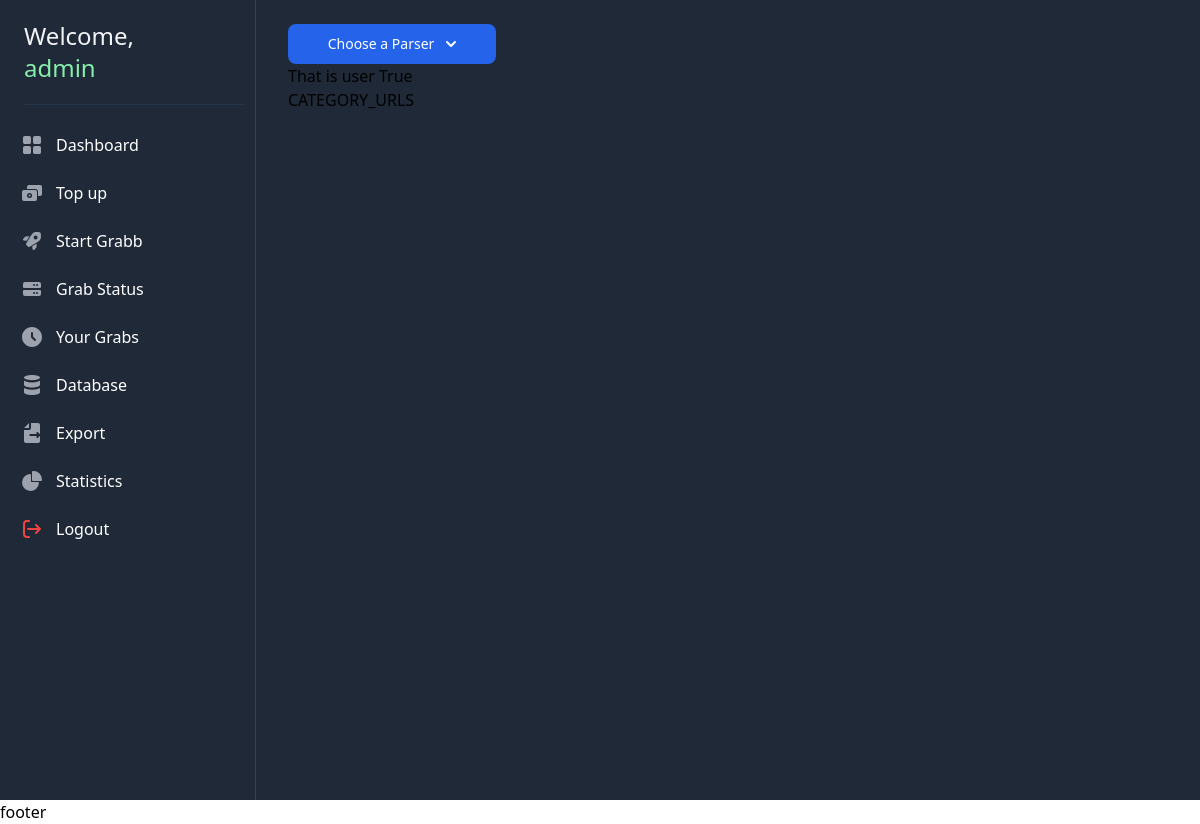
The page /start/FahrradXXL (signed in) on the database as committed earlier.
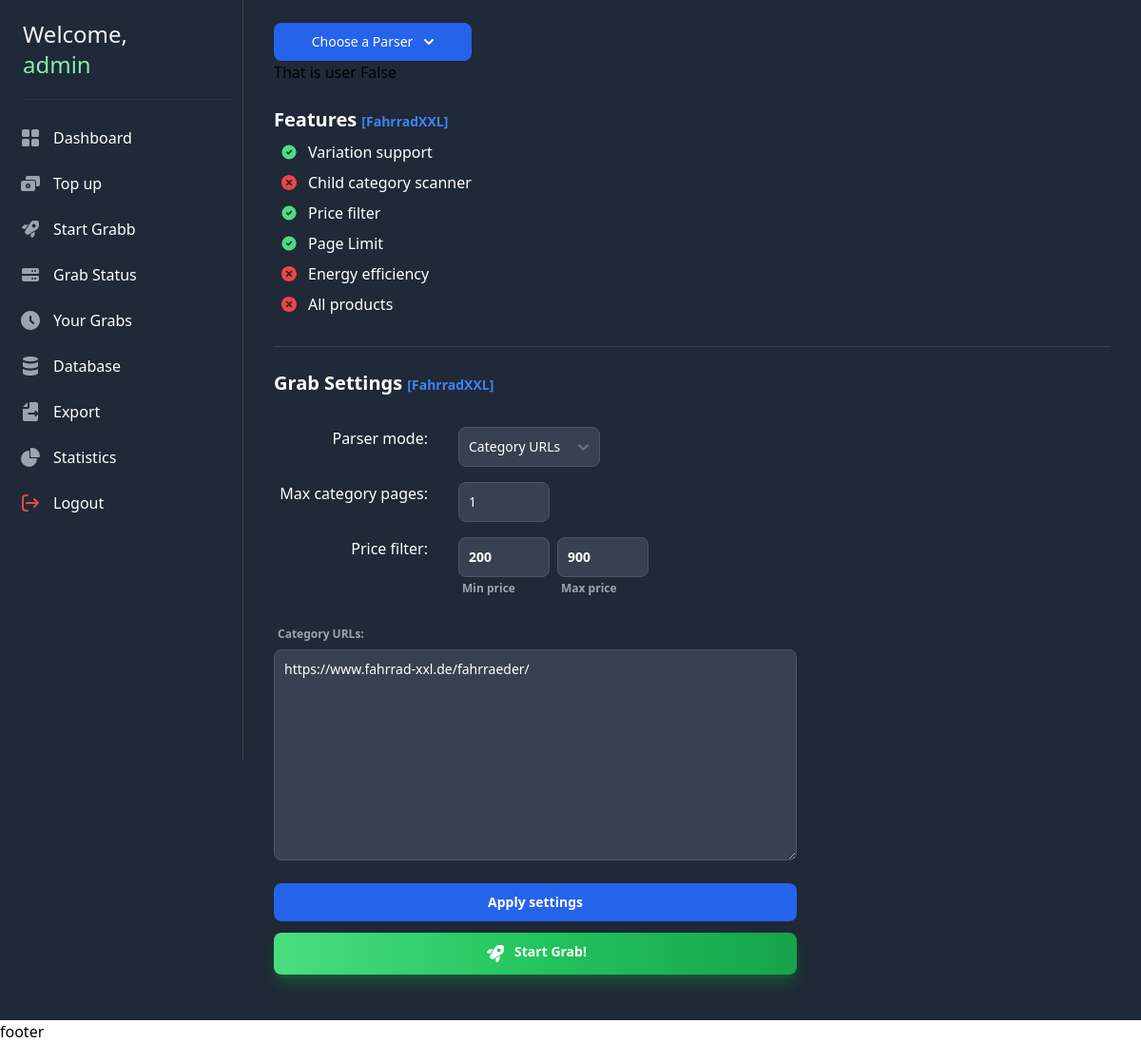
The same page on the database as committed later.
### users/models.py (models this page shows, shortened)
class CustomUser(AbstractUser):
    jabber_address = models.CharField(max_length=255, blank=True, null=True)
    groups = models.ManyToManyField(Group, related_name='customuser_set', blank=True)
    user_permissions = models.ManyToManyField(Permission, related_name='customuser_set', blank=True)
    tos_accepted = models.BooleanField(default=True)
    credits_amount = models.IntegerField(default=0)
    grab_lock = models.BooleanField(default=False)
    export_lock = models.BooleanField(default=False)

### parser/models.py (models this page shows)
class Settings(models.Model):
    destination_choices = [
        ('Shopware 6', 'Shopware 6'),
        ('WooCommerce', 'WooCommerce'),
        ('Shopify', 'Shopify'),
    ]
    user = models.ForeignKey(CustomUser, on_delete=models.CASCADE)
    parser_name = models.CharField(max_length=100)
    parser_mode = models.CharField(max_length=100, choices=Modes._member_map_.items(), default=Modes.PRODUCT_URLS)
    destination = models.CharField(blank=True, max_length=100, choices=destination_choices, default='Shopware 6')
    target_shop = models.ForeignKey('ShopwareShop', on_delete=models.SET_NULL, null=True, blank=True, related_name='settings')
    max_page_amount = models.IntegerField(verbose_name="Max category pages", default=2)
    min_price = models.IntegerField(default=200)
    max_price = models.IntegerField(default=700)
    category_urls = models.TextField(verbose_name="Category URLs", blank=True)
    product_urls = models.TextField(verbose_name="Product URLs", blank=True, default='https://www.fahrrad-xxl.de/carver-drift-e-510-m000009360')
    keywords = models.TextField(verbose_name="Keywords", max_length=1000, blank=True)

### users/views.py (the view, shortened to what this page needs)
# urls.py: path('start/', user_views.start_grab, name='start'),
def start_grab(request, parser_name=None):
    available_parsers = [
        modname
        for i, (importer, modname, ispkg)
        in enumerate(pkgutil.iter_modules(Parser.__path__))
    ]
    features_instance = None
    features_fields = None
    settings = None
    settings_models = Settings.objects.filter(user=request.user, parser_name=parser_name)
    if settings_models:
        settings = settings_models[0]
        form = SettingsForm(instance=settings)
    if request.method == "POST":
        form = SettingsForm(request.POST, instance=settings)
        print(form.errors)
        if form.is_valid():
            form.save()
    if parser_name:
        module = importlib.import_module(f'parser.Parser.{parser_name}')
        parser: Core = getattr(module, parser_name)  # actually the parser module should be annotated, but for intellisense it is the core module
        features_instance = parser.FEATURES
        features_fields = [
            (getattr(features_instance, field.name), field.metadata)
            for field in fields(features_instance)
        ]
    context = {
        'parsers': available_parsers,
        'parser_name': parser_name,
        'features_instance': features_instance,
        'features_fields': features_fields,
        'form': form,
        'settings': settings
    }
    return render(request, 'users/pages/start_grab.html', context=context)

### parser/forms.py
class SettingsForm(forms.ModelForm):
    class Meta:
        model = Settings
        fields = "__all__"
        widgets = {
            'user': forms.HiddenInput(),
            'parser_mode': forms.Select(),
            'category_urls': forms.Textarea(attrs={'placeholder': 'Please enter category URLs, one per line.', 'required': False}),
            'product_urls': forms.Textarea(attrs={'placeholder': 'Please enter product URLs, one per line.'}),
            'keywords': forms.Textarea(attrs={'placeholder': 'Please enter Keywords like you would entering in source shop.'}),
        }
    def __init__(self, *args, **kwargs):
        super().__init__(*args, **kwargs)
        self.fields['parser_mode'].choices = [choice for choice in self.fields['parser_mode'].choices if choice[0] != '']
        for name, field in self.fields.items():
            field.widget.attrs['class'] = CLASS_ATTR
            if field.widget.__class__.__name__ == 'Textarea':
                field.widget.attrs.update({'cols': None})
                field.widget.attrs['class'] += ' w-full'
            if field.widget.__class__.__name__ == 'NumberInput':
                field.widget.attrs['class'] += ' w-24'

### theme/templates/users/pages/start_grab.html (shortened to what this page needs)
{% extends "users/index.html" %}
{% block content_block %}
    <div class="p-6 px-8">
        <button id="parser_dropdown_btn"
                class="w-52 text-white bg-blue-700 hover:bg-blue-800 focus:ring-4 focus:outline-none focus:ring-blue-300 font-medium rounded-lg text-sm px-5 py-2.5 text-center flex justify-center items-center dark:bg-blue-600 dark:hover:bg-blue-700 dark:focus:ring-blue-800"
                type="button">
            Choose a Parser
            <svg class="w-2.5 h-2.5 ms-3"
                 aria-hidden="true"
                 xmlns="http://www.w3.org/2000/svg"
                 fill="none"
                 viewBox="0 0 10 6">
                <path stroke="currentColor" stroke-linecap="round" stroke-linejoin="round" stroke-width="2" d="m1 1 4 4 4-4" />
            </svg>
        </button>
        <div id="parser_settings">
            <div>That is user {{ user.grab_lock }}</div>
            {% if parser_name and not user.grab_lock %}
                {% include "users/components/parser_settings.html" %}
            {% else %}
                {% include "users/components/grab_status.html" %}
            {% endif %}
        </div>
    </div>
{% endblock content_block %}

### theme/templates/users/components/navigation_sidebar.html (shortened to what this page needs)
{% block nav_body %}
  <aside id="default-sidebar"
         class="dark top-0 left-0 z-40 w-64 h-screen transition-transform -translate-x-full sm:translate-x-0"
         aria-label="Sidenav">
    <div class="overflow-y-auto py-5 px-3 h-full bg-white border-r border-gray-200 dark:bg-gray-800 dark:border-gray-700">
      <div class="p2 pb-5 ml-3 mb-5 border-opacity-10 dark:text-gray-100 border-b border-blue-400">
        <h2 class="text-2xl">
          Welcome, <br><span class="dark:text-green-300">{{ user.username }}</span>
        </h2>
      </div>
      <ul class="space-y-2">
        <li>
          <a href="{% url 'dashboard' %}"
             class="flex items-center p-2 text-base font-normal text-gray-900 rounded-lg dark:text-white hover:bg-gray-100 dark:hover:bg-gray-700 group">
            <span class="ml-3">Dashboard</span>
          </a>
        </li>
        <li>
          <a href="{% url 'topup' %}"
             class="flex items-center p-2 text-base font-normal text-gray-900 rounded-lg dark:text-white hover:bg-gray-100 dark:hover:bg-gray-700 group">
            <span class="ml-3">Top up</span>
          </a>
        </li>
        <li>
          <a href="{% url 'start' %}"
             class="flex items-center p-2 text-base font-normal text-gray-900 rounded-lg dark:text-white hover:bg-gray-100 dark:hover:bg-gray-700 group">
            <span class="ml-3">Start Grabb</span>
          </a>
        </li>
        <li>
          <a href="{% url 'status' %}"
             class="flex items-center p-2 text-base font-normal text-gray-900 rounded-lg dark:text-white hover:bg-gray-100 dark:hover:bg-gray-700 group">
            <span class="ml-3">Grab Status</span>
          </a>
        </li>
        <li>
          <a href="{% url 'grabs' %}"
             class="flex items-center p-2 text-base font-normal text-gray-900 rounded-lg dark:text-white hover:bg-gray-100 dark:hover:bg-gray-700 group">
            <span class="ml-3">Your Grabs</span>
          </a>
        </li>
        <li>
          <a href="{% url 'database' %}"
             class="flex items-center p-2 text-base font-normal text-gray-900 rounded-lg dark:text-white hover:bg-gray-100 dark:hover:bg-gray-700 group">
            <span class="ml-3">Database</span>
          </a>
        </li>
        <li>
          <a href="{% url 'export' %}"
             class="flex items-center p-2 text-base font-normal text-gray-900 rounded-lg dark:text-white hover:bg-gray-100 dark:hover:bg-gray-700 group">
            <span class="ml-3">Export</span>
          </a>
        </li>
        <li>
          <a href="{% url 'stats' %}"
             class="flex items-center p-2 text-base font-normal text-gray-900 rounded-lg dark:text-white hover:bg-gray-100 dark:hover:bg-gray-700 group">
            <span class="ml-3">Statistics</span>
          </a>
        </li>
        <li>
          <a href="{% url 'logout' %}"
             class="flex items-center p-2 text-base font-normal text-gray-900 rounded-lg dark:text-white hover:bg-gray-100 dark:hover:bg-gray-700 group">
            <div class="w-6 h-6 text-gray-400 transition duration-75 dark:text-red-500 group-hover:text-gray-900 dark:group-hover:text-white">
              <svg width="24" height="24" fill="none" viewBox="0 0 24 24">
                <path stroke="currentColor" stroke-linecap="round" stroke-linejoin="round" stroke-width="2" d="M20 12H8m12 0-4 4m4-4-4-4M9 4H7a3 3 0 0 0-3 3v10a3 3 0 0 0 3 3h2" />
              </svg>
            </div>
            <span class="ml-3">Logout</span>
          </a>
        </li>
      </ul>
    </div>
  </aside>
{% endblock nav_body %}

### theme/templates/users/components/parser_settings.html (shortened to what this page needs)
<div class="text-white py-6 border-b border-gray-700" id="parser_features">
    <div class="text-xl font-bold">
        Features <span class="text-blue-500 text-sm">[{{ parser_name }}]</span>
    </div>
    <div class="container p-1">
        <ul>
            {% for field_value, field_metadata in features_fields %}
                <li class="p-1 bg-gray-800 rounded">
                    <div class="flex align-middle">
                        <div class="value_icon mr-1 flex">
                        </div>
                        <div class="key_name">{{ field_metadata.field_name }}</div>
                    </div>
                </li>
            {% endfor %}
        </ul>
    </div>
</div>
<div id="settings_form" class="text-white py-6 w-[550px] flex flex-col space-y-3">
    <form method="post" class="grid gap-6 w-[550px]">
        <div class="grid grid-cols-3 gap-4 gap-x-8">
            <div class="col-span-3 text-xl font-bold mb-4">
                Grab Settings <span class="text-blue-500 text-sm">[{{ parser_name }}]</span>
            </div>
            <div class="col-span-1 text-right">
                <label for="parser_mode" class="block">{{ form.parser_mode.label }}:</label>
            </div>
            <div class="col-span-2">{{ form.parser_mode }}</div>
            <div class="col-span-1 text-right">
                <label for="max_page_amount" class="block">{{ form.max_page_amount.label }}:</label>
            </div>
            <div class="col-span-2">{{ form.max_page_amount }}</div>
            <div class="col-span-1 text-right">
                <label class="block">Price filter:</label>
            </div>
            <div id="price-range-container"
                 class="col-span-2 flex space-x-2 text-gray-400 font-bold">
                <div>
                    {{ form.min_price }}
                    <div class="p-1 text-xs">{{ form.min_price.label }}</div>
                </div>
                <div>
                    {{ form.max_price }}
                    <div class="p-1 text-xs">{{ form.max_price.label }}</div>
                </div>
            </div>
        </div>
        <div id="text_areas" class="grid gap-4 w-full">
            <div id="category-urls-container" class="hidden">
                <label for="category_urls"
                       class="text-gray-400 font-bold text-xs block p-1 pb-2">{{ form.category_urls.label }}:</label>
                {{ form.category_urls }}
            </div>
        </div>
        <div class="flex flex-col space-y-2">
            <button id="settings-btn"
                    type="submit"
                    class="w-full text-white font-bold bg-blue-700 hover:bg-blue-800 focus:ring-4 focus:outline-none focus:ring-blue-300 rounded-lg text-sm px-5 py-2.5 text-center items-center dark:bg-blue-600 dark:hover:bg-blue-700 dark:focus:ring-blue-800">
                Apply settings
            </button>
        </div>
    </form>
    <form action="{% url 'start_grab_thread' %}" method="post" target='dummyframe'>
        <button id="start-grab"
                type="submit"
                class="text-white font-bold bg-gradient-to-r from-green-400 via-green-500 to-green-600 hover:bg-gradient-to-br focus:ring-4 focus:outline-none focus:ring-green-300 dark:focus:ring-green-800 shadow-lg shadow-green-500/50 dark:shadow-lg dark:shadow-green-800/80 rounded-lg text-sm px-5 py-2.5 text-center w-full"
                class="w-full text-white font-bold bg-blue-700 hover:bg-blue-800 focus:ring-4 focus:outline-none focus:ring-blue-300 rounded-lg text-sm px-5 py-2.5 text-center items-center dark:bg-blue-600 dark:hover:bg-blue-700 dark:focus:ring-blue-800">
            <div class="flex justify-center space-x-2">
                <span>Start Grab!</span>
            </div>
        </button>
    </form>
</div>

### theme/templates/users/components/grab_status.html
<div>{{ settings.parser_mode }}</div>

Rows that differ between the two databases and show on the page:
changed CustomUser "admin": grab_lock "True" → "False"
shown differently, row unchanged: Settings: parser_name (not shown) → "FahrradXXL"; max_page_amount (not shown) → "1"; min_price (not shown) → "200"; max_price (not shown) → "900"; category_urls (not shown) → "https://www.fahrrad-xxl.de/fahrraeder/"; parser_mode "CATEGORY_URLS" → "Category URLs"
Other text that changed with them:
text now shown: "Features [ ] Grab Settings [ ] Parser mode : Max category pages : Price filter: Min price Max price Category URLs : Apply settings Start Grab!"
new list line: "Variation support"
new list line: "Child category scanner"
new list line: "Price filter"
new list line: "Page Limit"
new list line: "Energy efficiency"
new list line: "All products"
